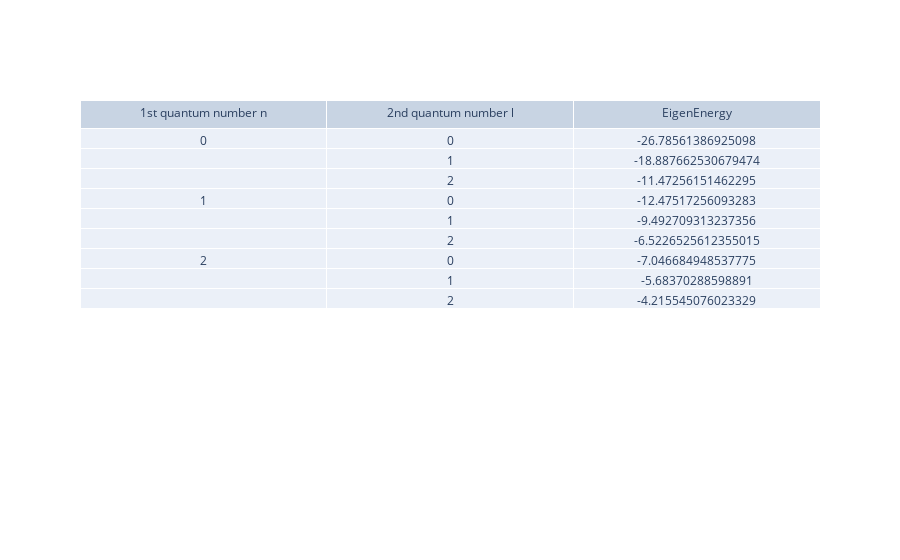

Notebook code for this chart:
### Markdown cell above
Flowchart for the shooting/bisection method:
1. Set an initial guess for the eigenvalue E called E1
2. Set a value called called E2 (for Bisection purposes)
3. Set a dE variable to modify E, where E2 = E1 + dE
4. Calculate f with the initial E1 guess
5. Define delta_0 as the difference between f and required condition at the last index (after extrapolating)
6. Calculate f again but with E2 guess
7. Define delta_2 as the difference between this f and required condition at the last index
8. If delta_2 is within the tolerance E2 is the answer; break
9. If delta_0 and delta_2 have different signs, bisect
10. E = (E1 + E2)/2 
11. Run Verlet to calculate f again
12. Repeat from step 6
13. If delta_0 and delta_2 have the same sign, then assign E1 = E2 and increment E2 by dE
14. Can check for edge cases along the way

### Code cell
import plotly.graph_objects as go
import numpy as np

En1 = [x*0.111*1000 for x in En] # in meV now

fig = go.Figure(data=[go.Table(header=dict(values=['1st quantum number n', '2nd quantum number l', 'EigenEnergy']),
                 cells=dict(values=[['0', '', '', '1', '', '', '2', '', '', ],
                                    ['0', '1' ,'2' , '0','1' ,'2' , '0','1' ,'2'],
                                    [En1[0], En1[3], En1[6], En1[1], En1[4], En1[7], En1[2], En1[5], En1[8]]]
                                    ))])
fig.show()

### Figure 1 — Plotly figure (JSON) as saved in the notebook; plotly's stock layout.template omitted (floating-point values rounded to 4 significant figures)
{"data": [{"cells": {"values": [["0", "", "", "1", "", "", "2", "", ""], ["0", "1", "2", "0", "1", "2", "0", "1", "2"], [-26.79, -18.89, -11.47, -12.48, -9.493, -6.523, -7.047, -5.684, -4.216]]}, "header": {"values": ["1st quantum number n", "2nd quantum number l", "EigenEnergy"]}, "type": "table"}], "layout": {}}
